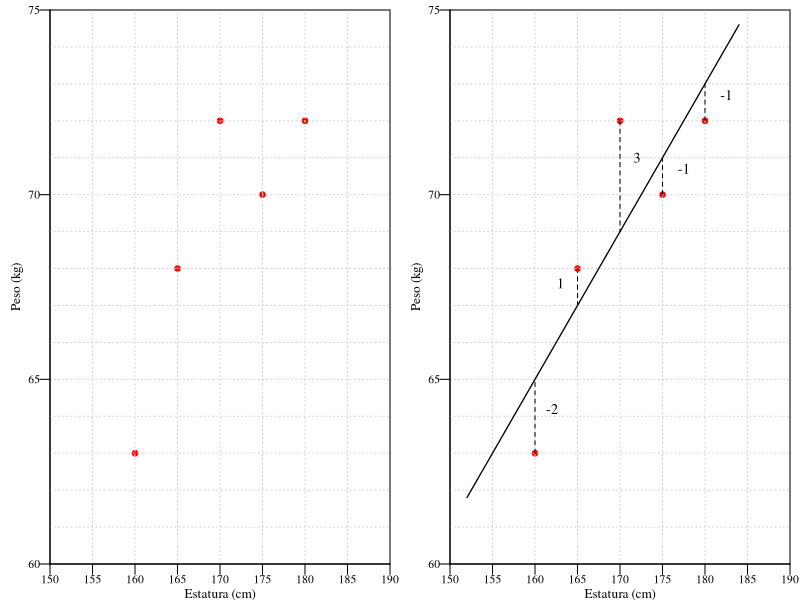

The R script that drew this image:
setwd("C:/Users/pgrim/Dropbox/Libro Respuestas 7")
t = 0.85
x = c(160, 165, 170, 175, 180)
y = c(63, 68, 72, 70, 72)
png(file="0707 R2_1.png",width=1400, height=650, res = 300)
par(mfrow=c(1,2), mar=c(1.8, 2.5, 0.5, 0.5), xaxs="i", yaxs="i", family = "serif")

plot(x,y, las=1, ylim = c(60, 75), xlim = c(150, 190), xlab="", ylab="", pch = 19, col ="red", cex = t-0.1, xaxt = "n", yaxt = "n")
grid(8, 15, col = "lightgray", lty = "dotted")
axis(side=1, at=seq(150, 190, 5), padj=-2.1, tck=-0.03, cex.axis=t-0.15, family = "serif")
axis(side=2, at=seq(60, 75, 5), hadj=0.15, tck=-0.03, cex.axis=t-0.15, las=1, family = "serif")
mtext('Estatura (cm)', side=1, line=0.9, cex=t-0.05, las=1, family = "serif")
mtext('Peso (kg)', side=2, line=1.3, cex=t-0.05, las=0, family = "serif")


plot(x,y, las=1, ylim = c(60, 75), xlim = c(150, 190), xlab="", ylab="", pch = 19, col ="red", cex = t-0.1, xaxt = "n", yaxt = "n")
grid(8, 15, col = "lightgray", lty = "dotted")
axis(side=1, at=seq(150, 190, 5), padj=-2.1, tck=-0.03, cex.axis=t-0.15, family = "serif")
axis(side=2, at=seq(60, 75, 5), hadj=0.15, tck=-0.03, cex.axis=t-0.15, las=1, family = "serif")
mtext('Estatura (cm)', side=1, line=0.9, cex=t-0.05, las=1, family = "serif")
mtext('Peso (kg)', side=2, line=1.3, cex=t-0.05, las=0, family = "serif")

xx = c(152, 184)
yy = c(1+0.4*xx[1], 1+0.4*xx[2])
lines(xx, yy, type="l", lwd=1.3)

x1 = c(160, 160)
y1 = c(63, 65)
lines(x1, y1, lty = 2)
text(162, 64.2, "-2", cex=t)

x2 = c(165, 165)
y2 = c(68, 67)
lines(x2, y2, lty = 2)
text(163, 67.6, "1", cex=t)

x3 = c(170, 170)
y3 = c(72, 69)
lines(x3, y3, lty = 2)
text(172, 71, "3", cex=t)

x4 = c(175, 175)
y4 = c(70, 71)
lines(x4, y4, lty = 2)
text(177.5, 70.7, "-1", cex=t)

x5 = c(180, 180)
y5 = c(72, 73)
lines(x5, y5, lty = 2)
text(182.5, 72.7, "-1", cex=t)


dev.off()
